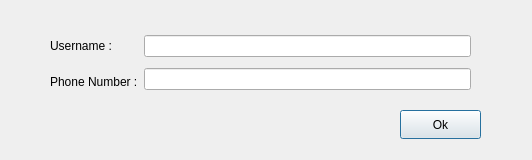
<?xml version="1.0" encoding="UTF-8"?>
<ui version="4.0">
 <class>ForgetPass</class>
 <widget class="QDialog" name="ForgetPass">
  <property name="geometry">
   <rect>
    <x>0</x>
    <y>0</y>
    <width>532</width>
    <height>160</height>
   </rect>
  </property>
  <property name="windowTitle">
   <string>Dialog</string>
  </property>
  <widget class="QPushButton" name="pushButton">
   <property name="geometry">
    <rect>
     <x>400</x>
     <y>110</y>
     <width>81</width>
     <height>29</height>
    </rect>
   </property>
   <property name="text">
    <string>Ok</string>
   </property>
  </widget>
  <widget class="QWidget" name="">
   <property name="geometry">
    <rect>
     <x>50</x>
     <y>30</y>
     <width>421</width>
     <height>67</height>
    </rect>
   </property>
   <layout class="QHBoxLayout" name="horizontalLayout_2">
    <item>
     <layout class="QVBoxLayout" name="verticalLayout_3">
      <item>
       <widget class="QLabel" name="label_4">
        <property name="text">
         <string>Username :</string>
        </property>
       </widget>
      </item>
      <item>
       <widget class="QLabel" name="label_2">
        <property name="text">
         <string>Phone Number :</string>
        </property>
       </widget>
      </item>
     </layout>
    </item>
    <item>
     <layout class="QVBoxLayout" name="verticalLayout_4">
      <item>
       <widget class="QLineEdit" name="Username_2"/>
      </item>
      <item>
       <widget class="QLineEdit" name="PhoneNumber_2"/>
      </item>
     </layout>
    </item>
   </layout>
  </widget>
 </widget>
 <resources/>
 <connections/>
</ui>
